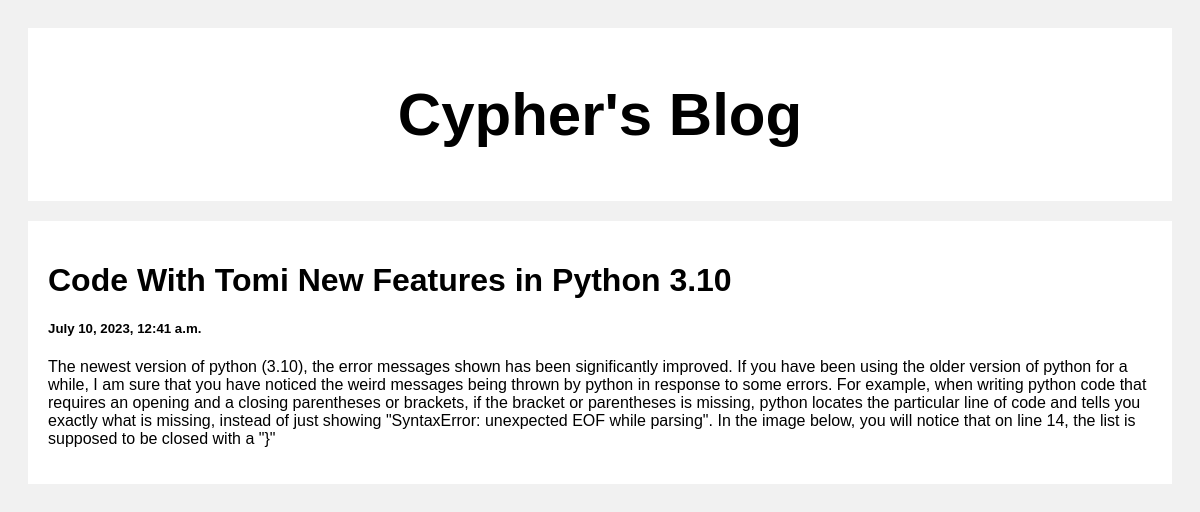
Screenshot of /post/2 with the database file from the repository.
### blog/models.py (models this page shows)
class Post(models.Model):
    title = models.CharField(max_length=100)
    body = models.CharField(max_length=1000000)
    created_at = models.DateTimeField(default=datetime.now, blank=True)

### blog/views.py (the view)
def post(request, pk):
    posts = Post.objects.get(id=pk)
    return render(request, 'posts.html', {'posts': posts})

### templates/posts.html (shortened to what this page needs)
<!DOCTYPE html>
<html>
<head>
</head>
<body>
<div class="header">
  <h2>Cypher's Blog</h2>
</div>
<div class="row">
  <div class="leftcolumn">
    <div class="card">
        <h1>{{posts.title}}</h1>
        <h5>{{posts.created_at}}</h5>
        <p>{{posts.body}}</p>
    </div>
  </div>
</div>
</body>
</html>

### templates/posts.html (style rules this page uses)
* { box-sizing: border-box; }
body { font-family: Arial; padding: 20px; background: #f1f1f1; }
.header { padding: 2px; font-size: 40px; text-align: center; background: white; }
.leftcolumn { float: left; width: 100%; }
.card { background-color: white; padding: 20px; margin-top: 20px; }
.row:after { content: ""; display: table; clear: both; }

### rows the page displays
Post: title "Code With Tomi New Features in Python 3.10", created_at "July 10, 2023, 12:41 a.m.", body "The newest version of python (3.10), the error messages shown has been significantly improved. If you have been using the older version of python for a while, I am sure that you have noticed the weird messages being thrown by python in response to some errors. For example, when writing python code that requires an opening and a closing parentheses or brackets, if the bracket or parentheses is missing, python locates the particular line of code and tells you exactly what is missing, instead of just showing \"SyntaxError: unexpected EOF while parsing\". In the image below, you will notice that on line 14, the list is supposed to be closed with a \"}\""
